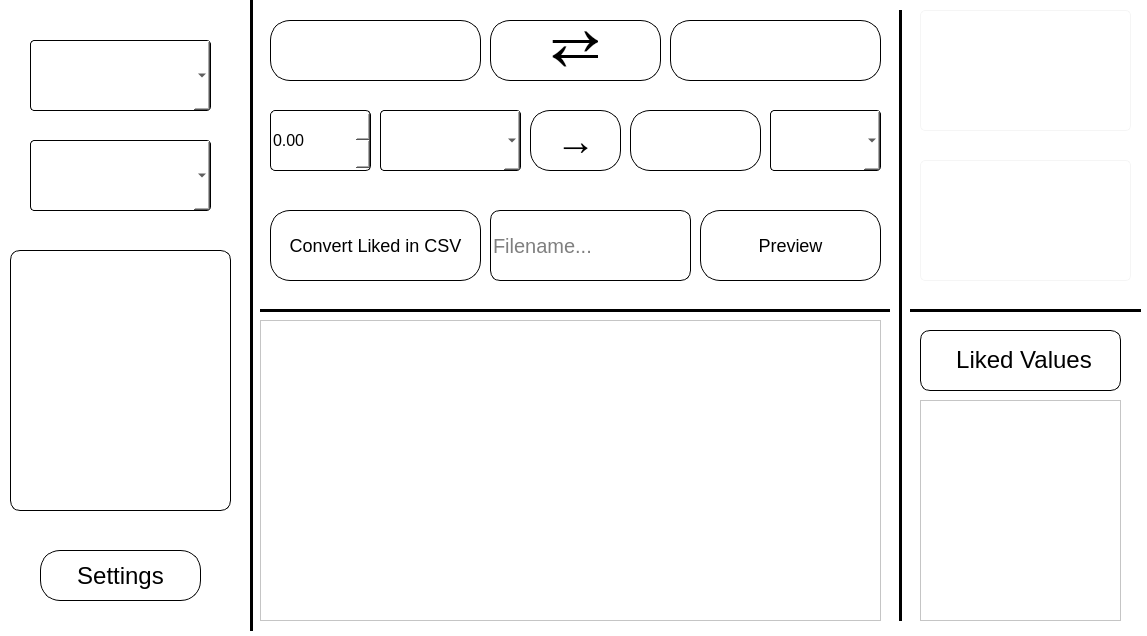
<?xml version="1.0" encoding="UTF-8"?>
<ui version="4.0">
 <class>UnitedChangerMainWindow</class>
 <widget class="QDialog" name="UnitedChangerMainWindow">
  <property name="geometry">
   <rect>
    <x>0</x>
    <y>0</y>
    <width>1147</width>
    <height>636</height>
   </rect>
  </property>
  <property name="windowTitle">
   <string>Dialog</string>
  </property>
  <property name="styleSheet">
   <string notr="true">background-color: white;
</string>
  </property>
  <widget class="QComboBox" name="Value1ComboBox">
   <property name="geometry">
    <rect>
     <x>30</x>
     <y>40</y>
     <width>181</width>
     <height>71</height>
    </rect>
   </property>
   <property name="styleSheet">
    <string notr="true">font-size: 20px;
border: 1px solid black;
border-radius: 4px;
</string>
   </property>
  </widget>
  <widget class="QComboBox" name="Value2ComboBox">
   <property name="geometry">
    <rect>
     <x>30</x>
     <y>140</y>
     <width>181</width>
     <height>71</height>
    </rect>
   </property>
   <property name="styleSheet">
    <string notr="true">font-size: 20px;
border: 1px solid black;
border-radius: 4px;
</string>
   </property>
  </widget>
  <widget class="QLabel" name="LogotypeLabel">
   <property name="geometry">
    <rect>
     <x>10</x>
     <y>250</y>
     <width>221</width>
     <height>261</height>
    </rect>
   </property>
   <property name="styleSheet">
    <string notr="true">border: 1px solid black;
border-radius: 10px;</string>
   </property>
   <property name="text">
    <string/>
   </property>
  </widget>
  <widget class="QPushButton" name="settingsButton">
   <property name="geometry">
    <rect>
     <x>40</x>
     <y>550</y>
     <width>161</width>
     <height>51</height>
    </rect>
   </property>
   <property name="styleSheet">
    <string notr="true">background-color: white;
border: 1px solid black;
border-radius: 20px;
font-size: 24px;
</string>
   </property>
   <property name="text">
    <string>Settings</string>
   </property>
  </widget>
  <widget class="Line" name="line1">
   <property name="geometry">
    <rect>
     <x>243</x>
     <y>-10</y>
     <width>16</width>
     <height>641</height>
    </rect>
   </property>
   <property name="styleSheet">
    <string notr="true">color: black;
</string>
   </property>
   <property name="frameShadow">
    <enum>QFrame::Plain</enum>
   </property>
   <property name="lineWidth">
    <number>3</number>
   </property>
   <property name="orientation">
    <enum>Qt::Vertical</enum>
   </property>
  </widget>
  <widget class="Line" name="line2">
   <property name="geometry">
    <rect>
     <x>260</x>
     <y>300</y>
     <width>881</width>
     <height>20</height>
    </rect>
   </property>
   <property name="frameShadow">
    <enum>QFrame::Plain</enum>
   </property>
   <property name="lineWidth">
    <number>3</number>
   </property>
   <property name="orientation">
    <enum>Qt::Horizontal</enum>
   </property>
  </widget>
  <widget class="Line" name="line3">
   <property name="geometry">
    <rect>
     <x>890</x>
     <y>10</y>
     <width>20</width>
     <height>611</height>
    </rect>
   </property>
   <property name="styleSheet">
    <string notr="true">color: black;
</string>
   </property>
   <property name="frameShadow">
    <enum>QFrame::Plain</enum>
   </property>
   <property name="lineWidth">
    <number>3</number>
   </property>
   <property name="orientation">
    <enum>Qt::Vertical</enum>
   </property>
  </widget>
  <widget class="QGraphicsView" name="graphicsView">
   <property name="geometry">
    <rect>
     <x>260</x>
     <y>320</y>
     <width>621</width>
     <height>301</height>
    </rect>
   </property>
  </widget>
  <widget class="QScrollArea" name="scrollArea">
   <property name="geometry">
    <rect>
     <x>920</x>
     <y>400</y>
     <width>201</width>
     <height>221</height>
    </rect>
   </property>
   <property name="widgetResizable">
    <bool>true</bool>
   </property>
   <widget class="QWidget" name="scrollAreaWidgetContents">
    <property name="geometry">
     <rect>
      <x>0</x>
      <y>0</y>
      <width>199</width>
      <height>219</height>
     </rect>
    </property>
   </widget>
  </widget>
  <widget class="QLabel" name="labelValue1">
   <property name="geometry">
    <rect>
     <x>270</x>
     <y>20</y>
     <width>211</width>
     <height>61</height>
    </rect>
   </property>
   <property name="styleSheet">
    <string notr="true">border: 1px solid black;
border-radius: 20px;
font-size: 20px;</string>
   </property>
   <property name="text">
    <string/>
   </property>
  </widget>
  <widget class="QLabel" name="labelValue2">
   <property name="geometry">
    <rect>
     <x>670</x>
     <y>20</y>
     <width>211</width>
     <height>61</height>
    </rect>
   </property>
   <property name="styleSheet">
    <string notr="true">border: 1px solid black;
border-radius: 20px;
font-size: 20px;</string>
   </property>
   <property name="text">
    <string/>
   </property>
  </widget>
  <widget class="QLabel" name="Value1Flag">
   <property name="geometry">
    <rect>
     <x>920</x>
     <y>10</y>
     <width>211</width>
     <height>121</height>
    </rect>
   </property>
   <property name="styleSheet">
    <string notr="true">border: 1px solid whitesmoke;
border-radius: 5px;</string>
   </property>
   <property name="text">
    <string/>
   </property>
  </widget>
  <widget class="QLabel" name="Value2Flag">
   <property name="geometry">
    <rect>
     <x>920</x>
     <y>160</y>
     <width>211</width>
     <height>121</height>
    </rect>
   </property>
   <property name="styleSheet">
    <string notr="true">border: 1px solid whitesmoke;
border-radius: 5px;</string>
   </property>
   <property name="text">
    <string/>
   </property>
  </widget>
  <widget class="QPushButton" name="buttonEquality">
   <property name="geometry">
    <rect>
     <x>490</x>
     <y>20</y>
     <width>171</width>
     <height>61</height>
    </rect>
   </property>
   <property name="styleSheet">
    <string notr="true">border: 1px solid black;
border-radius: 20px;
font-size: 60px;
background-color: white;</string>
   </property>
   <property name="text">
    <string>⇄</string>
   </property>
  </widget>
  <widget class="QLabel" name="label">
   <property name="geometry">
    <rect>
     <x>920</x>
     <y>330</y>
     <width>201</width>
     <height>61</height>
    </rect>
   </property>
   <property name="styleSheet">
    <string notr="true">font-size: 30px;
border-radius: 10px;
border: 1px solid black;</string>
   </property>
   <property name="text">
    <string>&lt;html&gt;&lt;head/&gt;&lt;body&gt;&lt;p align=&quot;center&quot;&gt;&lt;span style=&quot; font-size:18pt;&quot;&gt;Liked Values&lt;/span&gt;&lt;/p&gt;&lt;/body&gt;&lt;/html&gt;</string>
   </property>
  </widget>
  <widget class="QPushButton" name="LikedInCsvButton">
   <property name="geometry">
    <rect>
     <x>270</x>
     <y>210</y>
     <width>211</width>
     <height>71</height>
    </rect>
   </property>
   <property name="styleSheet">
    <string notr="true">border-radius: 20px; background-color: white; border: 1px solid black; font-size: 18px;</string>
   </property>
   <property name="text">
    <string>Convert Liked in CSV</string>
   </property>
  </widget>
  <widget class="QLineEdit" name="FilenameLine">
   <property name="geometry">
    <rect>
     <x>490</x>
     <y>210</y>
     <width>201</width>
     <height>71</height>
    </rect>
   </property>
   <property name="styleSheet">
    <string notr="true">border: 1px solid black;
border-radius: 10px;
font-size: 20px;</string>
   </property>
   <property name="inputMask">
    <string/>
   </property>
   <property name="text">
    <string/>
   </property>
   <property name="placeholderText">
    <string>Filename...</string>
   </property>
  </widget>
  <widget class="QDoubleSpinBox" name="DoubleSpinConverterBox">
   <property name="geometry">
    <rect>
     <x>270</x>
     <y>110</y>
     <width>101</width>
     <height>61</height>
    </rect>
   </property>
   <property name="styleSheet">
    <string notr="true">border-radius: 5px;
border: 1px solid black;
font-size: 16px;</string>
   </property>
   <property name="maximum">
    <double>9999.989999999999782</double>
   </property>
  </widget>
  <widget class="QLabel" name="ConvertationResult">
   <property name="geometry">
    <rect>
     <x>630</x>
     <y>110</y>
     <width>131</width>
     <height>61</height>
    </rect>
   </property>
   <property name="styleSheet">
    <string notr="true">border: 1px solid black;
border-radius: 20px;
font-size: 20px;</string>
   </property>
   <property name="text">
    <string>&lt;html&gt;&lt;head/&gt;&lt;body&gt;&lt;p align=&quot;center&quot;&gt;&lt;br/&gt;&lt;/p&gt;&lt;/body&gt;&lt;/html&gt;</string>
   </property>
  </widget>
  <widget class="QComboBox" name="Converter1ComboBox">
   <property name="geometry">
    <rect>
     <x>380</x>
     <y>110</y>
     <width>141</width>
     <height>61</height>
    </rect>
   </property>
   <property name="styleSheet">
    <string notr="true">font-size: 20px;
border: 1px solid black;
border-radius: 4px;
</string>
   </property>
  </widget>
  <widget class="QPushButton" name="ConvertButton">
   <property name="geometry">
    <rect>
     <x>530</x>
     <y>110</y>
     <width>91</width>
     <height>61</height>
    </rect>
   </property>
   <property name="styleSheet">
    <string notr="true">border-radius: 20px;
border: 1px solid black;
font-size: 40px;</string>
   </property>
   <property name="text">
    <string>→</string>
   </property>
  </widget>
  <widget class="QComboBox" name="Converter2ComboBox">
   <property name="geometry">
    <rect>
     <x>770</x>
     <y>110</y>
     <width>111</width>
     <height>61</height>
    </rect>
   </property>
   <property name="styleSheet">
    <string notr="true">font-size: 20px;
border: 1px solid black;
border-radius: 4px;
</string>
   </property>
  </widget>
  <widget class="QPushButton" name="previewButton">
   <property name="geometry">
    <rect>
     <x>700</x>
     <y>210</y>
     <width>181</width>
     <height>71</height>
    </rect>
   </property>
   <property name="styleSheet">
    <string notr="true">border-radius: 20px; background-color: white; border: 1px solid black; font-size: 18px;</string>
   </property>
   <property name="text">
    <string>Preview</string>
   </property>
  </widget>
  <zorder>Value1ComboBox</zorder>
  <zorder>Value2ComboBox</zorder>
  <zorder>LogotypeLabel</zorder>
  <zorder>settingsButton</zorder>
  <zorder>line1</zorder>
  <zorder>line2</zorder>
  <zorder>graphicsView</zorder>
  <zorder>scrollArea</zorder>
  <zorder>labelValue1</zorder>
  <zorder>labelValue2</zorder>
  <zorder>line3</zorder>
  <zorder>Value1Flag</zorder>
  <zorder>Value2Flag</zorder>
  <zorder>buttonEquality</zorder>
  <zorder>label</zorder>
  <zorder>LikedInCsvButton</zorder>
  <zorder>FilenameLine</zorder>
  <zorder>DoubleSpinConverterBox</zorder>
  <zorder>ConvertationResult</zorder>
  <zorder>Converter1ComboBox</zorder>
  <zorder>ConvertButton</zorder>
  <zorder>Converter2ComboBox</zorder>
  <zorder>previewButton</zorder>
 </widget>
 <resources/>
 <connections/>
</ui>
